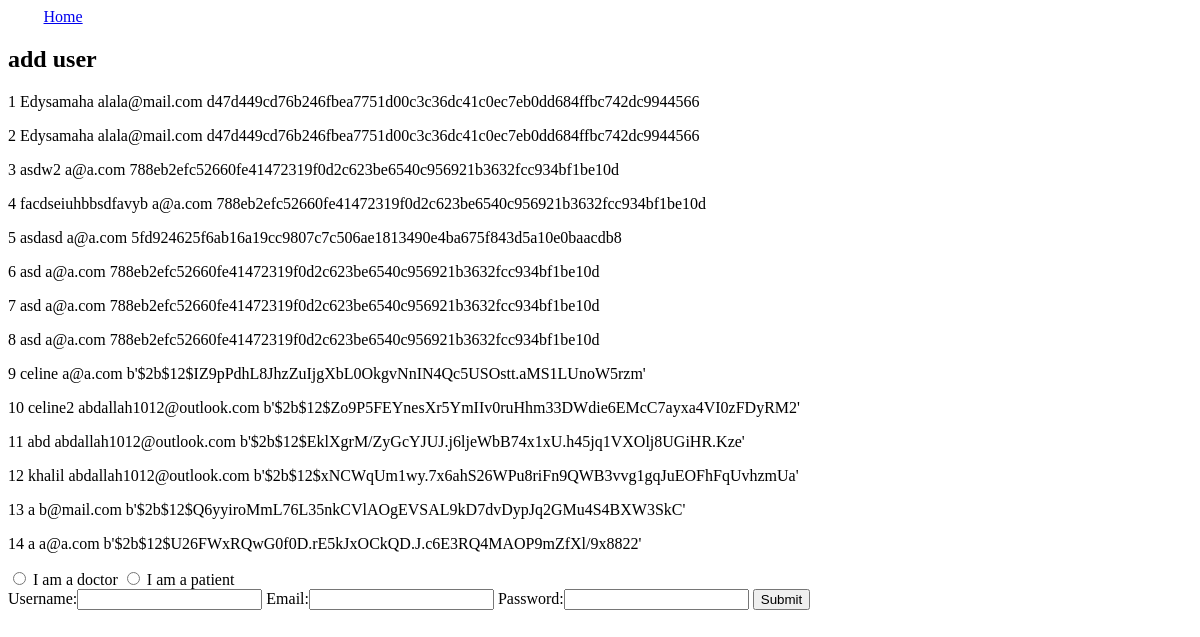
/register, run on an earlier commit of the app's database.
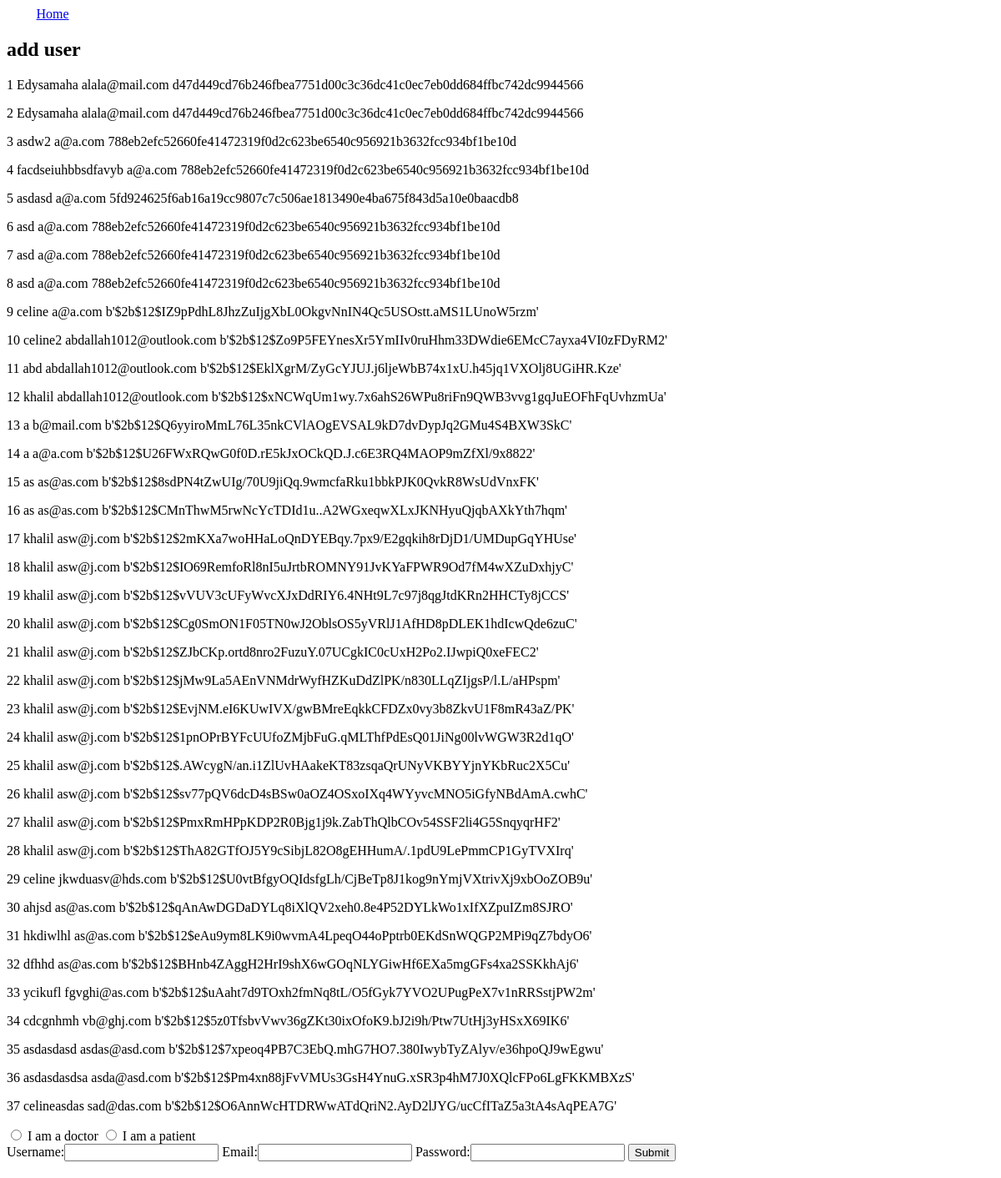
And on a later commit of the database.
### home/models.py (models this page shows)
class Account(models.Model):
    NUMS = [
        ('patient', 'patient'),
        ('doctor', 'doctor'),
    ]
    user_id= models.IntegerField(primary_key=True, auto_created=True, blank=True) #blank=True means field will not be required in form
    username = models.CharField(max_length=20, blank=True) #blank=True for login (not required)
    email = models.EmailField(max_length=30) #PROBLEM with unique=True: Since Register and Login are using the same Model => email.unique=True applies in Login also, meaning cannot enter an existing email, meaning cannot login
    password = models.CharField(max_length=256)

### home/views.py (the view)
# urls.py: url(r'^register', views.register),
def register(request):
    if request.method == 'POST':
        form = Register(request.POST)
        if form.is_valid():
            userform = form.cleaned_data
            print("FORM", userform)
            username = userform['username']
            email = userform['email']
            password = hashPassword(userform['password'])
            if(request.POST.get("user")=='patient'):
                if User.objects.filter(username=request.POST['username']).exists():
                    print("Username unavailable")
                    return render(request, 'register.html', {'form': form, 'error': "Username already exists"})
                if User.objects.filter(email=request.POST['email']).exists():
                    print("Email unavailable")
                    return render(request, 'register.html', {'form': form, 'error1': "Email already exists"})
                user = User.objects.create_user(username=username, email=email, password=password)
                Patient.objects.create(user=user)
                print("userID: ", user.id)
                return redirect("../account/"+str(user.id)+"/0")
            if (request.POST.get("user") == 'doctor'):
                if User.objects.filter(username=request.POST['username']).exists():
                    print("Username unavailable")
                    return render(request, 'register.html', {'form': form, 'error': "Username already exists"})
                if User.objects.filter(email=request.POST['email']).exists():
                    print("Email unavailable")
                    return render(request, 'register.html', {'form': form, 'error1': "Email already exists"})
                user = User.objects.create_user(username=username, email=email, password=password)
                Doctor.objects.create(user=user)
                return redirect("../account/" + str(user.id) + "/1")
            S=Account.objects.all()
    else:
        form = Register()
        S = Account.objects.all()
    return render(request, 'register.html', {'form': form,'S':S})

### home/forms.py
class Register(ModelForm):
	class Meta:
		model = Account
		fields = ['username', 'email','password']

### templates/register.html (shortened to what this page needs)
<!DOCTYPE html>
<html lang="en">
<head>
</head>
<body>
    <a href='/' style="padding: 3%;">Home</a>
<h2> add user </h2>
{%  for user in S  %}
    <p>  {{  user.user_id  }} {{  user.username  }} {{  user.email  }} {{  user.password  }} </p>
{%  endfor  %}
<form method="POST">
    <div>
        <input type="radio" id="doctor" name="user" value="doctor" required>
        <label for="doctor">I am a doctor</label>
        <input type="radio" id="patient" name="user" value="patient" required>
        <label for="patient">I am a patient</label>
    </div>
    {{ form  }}
    <button type="submit">Submit</button>
</form>
</body>
</html>

What changed in the data, as far as the page shows it:
added Account: user_id "15", username "as", email "as@as.com", password "b'$2b$12$8sdPN4tZwUIg/70U9jiQq.9wmcfaRku1bbkPJK0QvkR8WsUdVnxFK'"
added Account: user_id "16", username "as", email "as@as.com", password "b'$2b$12$CMnThwM5rwNcYcTDId1u..A2WGxeqwXLxJKNHyuQjqbAXkYth7hqm'"
added Account: user_id "17", username "khalil", email "asw@j.com", password "b'$2b$12$2mKXa7woHHaLoQnDYEBqy.7px9/E2gqkih8rDjD1/UMDupGqYHUse'"
added Account: user_id "18", username "khalil", email "asw@j.com", password "b'$2b$12$IO69RemfoRl8nI5uJrtbROMNY91JvKYaFPWR9Od7fM4wXZuDxhjyC'"
added Account: user_id "19", username "khalil", email "asw@j.com", password "b'$2b$12$vVUV3cUFyWvcXJxDdRIY6.4NHt9L7c97j8qgJtdKRn2HHCTy8jCCS'"
added Account: user_id "20", username "khalil", email "asw@j.com", password "b'$2b$12$Cg0SmON1F05TN0wJ2OblsOS5yVRlJ1AfHD8pDLEK1hdIcwQde6zuC'"
added Account: user_id "21", username "khalil", email "asw@j.com", password "b'$2b$12$ZJbCKp.ortd8nro2FuzuY.07UCgkIC0cUxH2Po2.IJwpiQ0xeFEC2'"
added Account: user_id "22", username "khalil", email "asw@j.com", password "b'$2b$12$jMw9La5AEnVNMdrWyfHZKuDdZlPK/n830LLqZIjgsP/l.L/aHPspm'"
added Account: user_id "23", username "khalil", email "asw@j.com", password "b'$2b$12$EvjNM.eI6KUwIVX/gwBMreEqkkCFDZx0vy3b8ZkvU1F8mR43aZ/PK'"
added Account: user_id "24", username "khalil", email "asw@j.com", password "b'$2b$12$1pnOPrBYFcUUfoZMjbFuG.qMLThfPdEsQ01JiNg00lvWGW3R2d1qO'"
added Account: user_id "25", username "khalil", email "asw@j.com", password "b'$2b$12$.AWcygN/an.i1ZlUvHAakeKT83zsqaQrUNyVKBYYjnYKbRuc2X5Cu'"
added Account: user_id "26", username "khalil", email "asw@j.com", password "b'$2b$12$sv77pQV6dcD4sBSw0aOZ4OSxoIXq4WYyvcMNO5iGfyNBdAmA.cwhC'"
added Account: user_id "27", username "khalil", email "asw@j.com", password "b'$2b$12$PmxRmHPpKDP2R0Bjg1j9k.ZabThQlbCOv54SSF2li4G5SnqyqrHF2'"
added Account: user_id "28", username "khalil", email "asw@j.com", password "b'$2b$12$ThA82GTfOJ5Y9cSibjL82O8gEHHumA/.1pdU9LePmmCP1GyTVXIrq'"
added Account: user_id "29", username "celine", email "jkwduasv@hds.com", password "b'$2b$12$U0vtBfgyOQIdsfgLh/CjBeTp8J1kog9nYmjVXtrivXj9xbOoZOB9u'"
added Account: user_id "30", username "ahjsd", email "as@as.com", password "b'$2b$12$qAnAwDGDaDYLq8iXlQV2xeh0.8e4P52DYLkWo1xIfXZpuIZm8SJRO'"
added Account: user_id "31", username "hkdiwlhl", email "as@as.com", password "b'$2b$12$eAu9ym8LK9i0wvmA4LpeqO44oPptrb0EKdSnWQGP2MPi9qZ7bdyO6'"
added Account: user_id "32", username "dfhhd", email "as@as.com", password "b'$2b$12$BHnb4ZAggH2HrI9shX6wGOqNLYGiwHf6EXa5mgGFs4xa2SSKkhAj6'"
added Account: user_id "33", username "ycikufl", email "fgvghi@as.com", password "b'$2b$12$uAaht7d9TOxh2fmNq8tL/O5fGyk7YVO2UPugPeX7v1nRRSstjPW2m'"
added Account: user_id "34", username "cdcgnhmh", email "vb@ghj.com", password "b'$2b$12$5z0TfsbvVwv36gZKt30ixOfoK9.bJ2i9h/Ptw7UtHj3yHSxX69IK6'"
added Account: user_id "35", username "asdasdasd", email "asdas@asd.com", password "b'$2b$12$7xpeoq4PB7C3EbQ.mhG7HO7.380IwybTyZAlyv/e36hpoQJ9wEgwu'"
added Account: user_id "36", username "asdasdasdsa", email "asda@asd.com", password "b'$2b$12$Pm4xn88jFvVMUs3GsH4YnuG.xSR3p4hM7J0XQlcFPo6LgFKKMBXzS'"
added Account: user_id "37", username "celineasdas", email "sad@das.com", password "b'$2b$12$O6AnnWcHTDRWwATdQriN2.AyD2lJYG/ucCfITaZ5a3tA4sAqPEA7G'"
